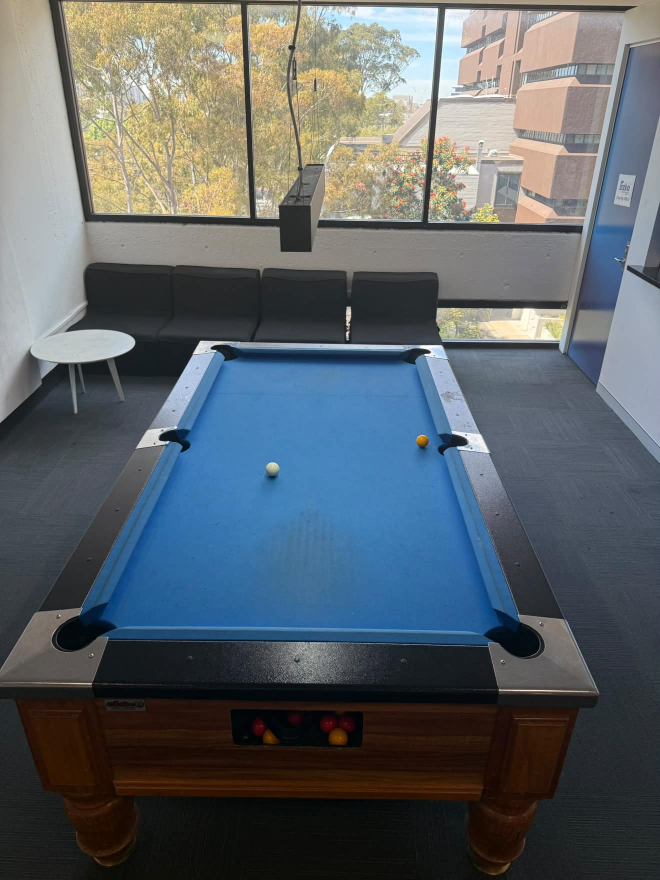
#> input picture Table images/838938480_2359161881334441_3378779277709378102_n.jpg, 1320 x 1760 px (shown at 1/2 size)
$ python -i table_mask.py   (imports and definitions only)
#> lines starting #> are read from the running program, lines starting #| are printed output that depends on the picture; after the words box and inside, x2 and y2 are one past the last pixel; in counts of white or black regions, pixels touching at a corner belong together
#> further down, picture is the input picture: shape (1760, 1320, 3); mean B, G, R 103.7, 99, 91.7
"""
Step 1: find the blue cloth, then the outline of the table.

- Threshold cloth colour (blue) in HSV
- Clean up with opening and closing morphological operations
- Keep largest colour and take its convex hull

"""

import cv2
import numpy as np

import config

# [8 lines left out: function cloth_colour_at, not called in this run]

def find_cloth_center(image_bgr):
    """
    Automatically finds a point on the cloth by looking for the dominant blue/green region.
    Returns (click_x, click_y) for a point likely to be on the table cloth.
    """
    height, width = image_bgr.shape[:2]
#> height = 1760; width = 1320

    # Convert to HSV and look for typical cloth colors (blue/green hues)
    image_hsv = cv2.cvtColor(image_bgr, cv2.COLOR_BGR2HSV)
#> image_hsv: shape (1760, 1320, 3); mean H, S, V 70.5, 82.6, 115.4

    # Pool table cloths are typically blue or green with high saturation
    hue = image_hsv[:, :, 0]
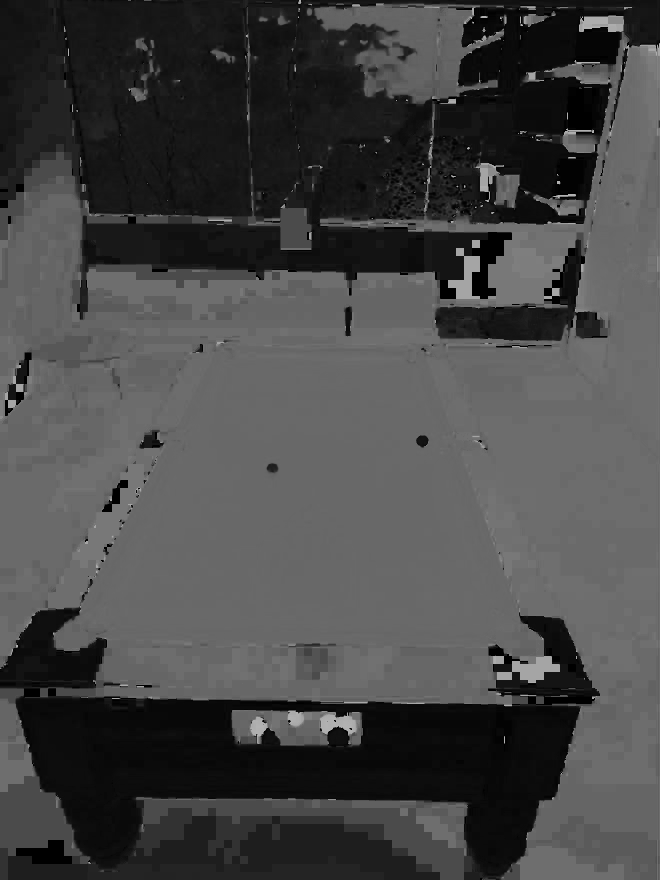
#> hue: shape (1760, 1320) (shown at 1/2 size); min 0, max 179, mean 70.5
    saturation = image_hsv[:, :, 1]
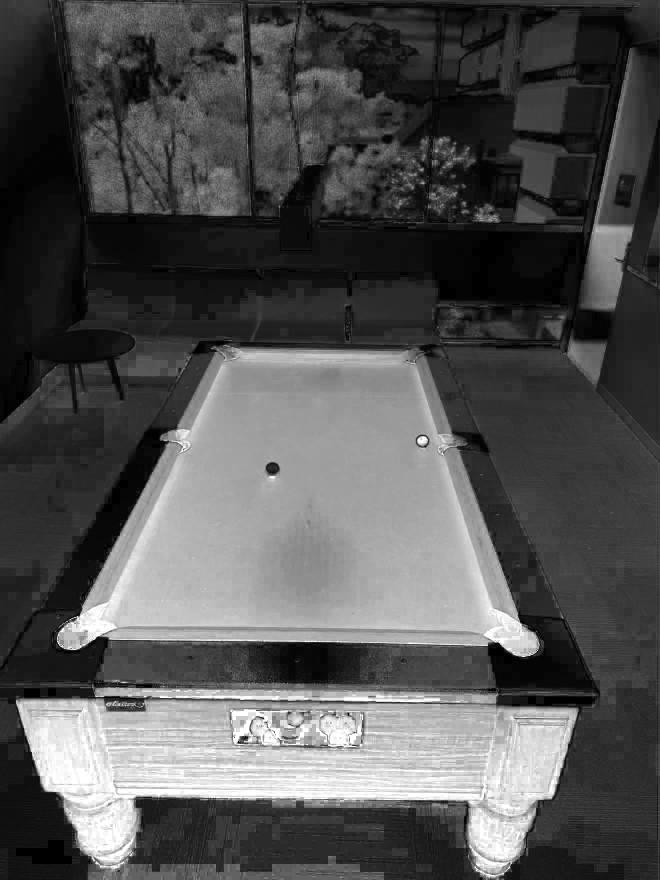
#> saturation: shape (1760, 1320) (shown at 1/2 size); min 0, max 255, mean 82.6

    # Mask for blue-green hues (roughly 80-130 in OpenCV's 0-180 scale) with good saturation
    cloth_like = ((hue > 80) & (hue < 130) & (saturation > 50)).astype(np.uint8) * 255
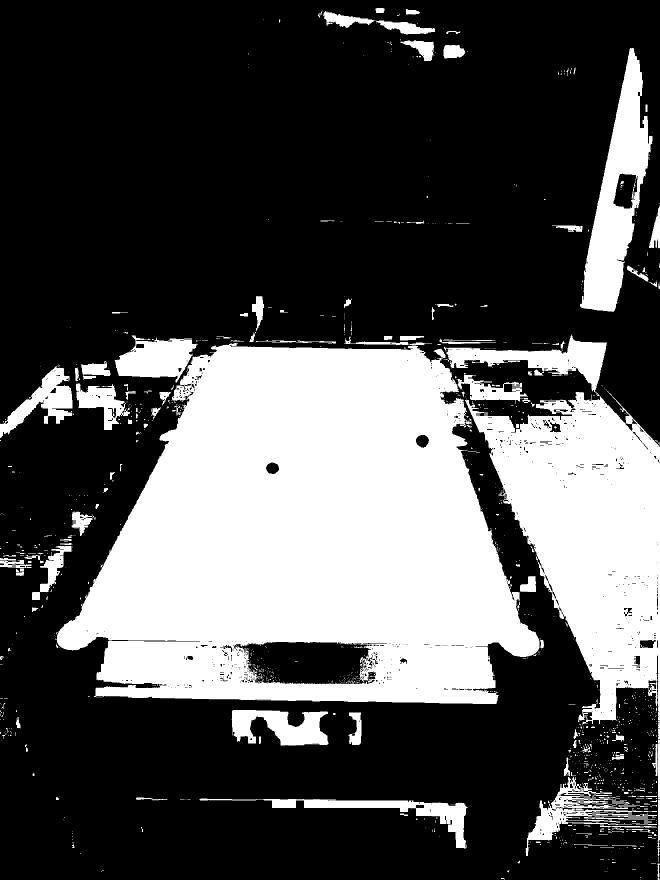
#> cloth_like: shape (1760, 1320) (shown at 1/2 size); 31.9% white; 1148 white regions (994 under 20 px)

    # Find the largest region
    contours, _ = cv2.findContours(cloth_like, cv2.RETR_EXTERNAL, cv2.CHAIN_APPROX_SIMPLE)
#> contours = 976 contours, 877 with area under 20; largest, box (x1, y1, x2, y2) and area: (113, 686, 1079, 1408) 495504, (887, 669, 1320, 1451) 153147, (1160, 96, 1306, 624) 33721, (229, 671, 395, 765) 9446, (399, 1597, 935, 1697) 8518

    if contours:
        largest = max(contours, key=cv2.contourArea)
#> largest = contour of 1973 points, box (x1, y1, x2, y2) (113, 686, 1079, 1408), area 495504
        M = cv2.moments(largest)
#> M = moments, m00 495504, centre m10/m00, m01/m00 = (613.1, 1082.1)
        if M['m00'] > 0:
            cx = int(M['m10'] / M['m00'])
#> cx = 613
            cy = int(M['m01'] / M['m00'])
#> cy = 1082
            return cx, cy

    # Fallback to image center
    return width // 2, height // 2

# [87 lines left out: functions find_cloth_mask, find_table_outline, not called in this run]

>>> import cv2
>>> picture = cv2.imread('Table images/838938480_2359161881334441_3378779277709378102_n.jpg')
>>> result = find_cloth_center(picture)
#> result = (613, 1082)

$ run again, on Table images/839445475_1771105424099395_8790554800692269131_n.jpg
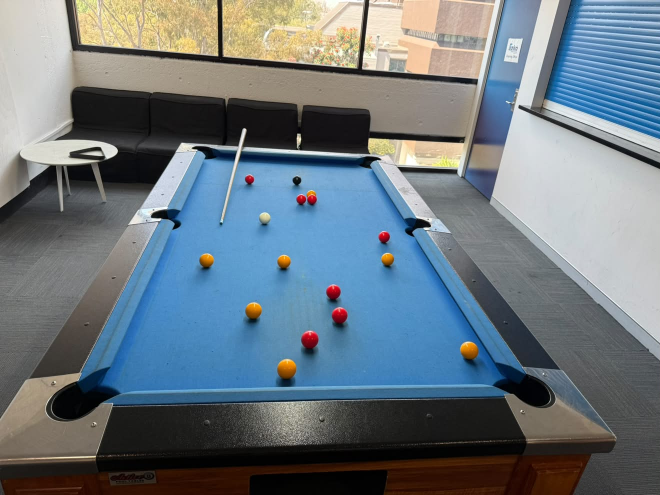
#> input picture Table images/839445475_1771105424099395_8790554800692269131_n.jpg, 1320 x 990 px (shown at 1/2 size)
#> picture is the input picture: shape (990, 1320, 3); mean B, G, R 126.8, 118.9, 107
#> image_hsv: shape (990, 1320, 3); mean H, S, V 67.2, 75.5, 137.8
#> in find_cloth_center, `saturation = image_hsv[:, :, 1]`:
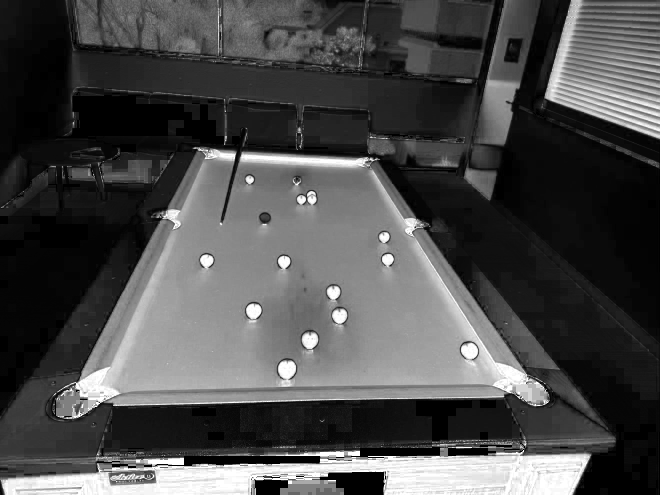
#> saturation: shape (990, 1320) (shown at 1/2 size); min 0, max 255, mean 75.5
#> in find_cloth_center, `cloth_like = ((hue > 80) & (hue < 130) & (saturation > 50)).astype(np...`:
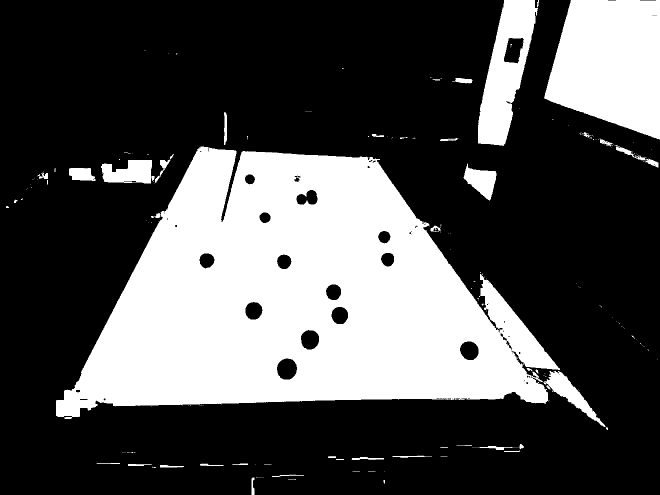
#> cloth_like: shape (990, 1320) (shown at 1/2 size); 31.5% white; 213 white regions (170 under 20 px)
#> contours = 210 contours, 175 with area under 20; largest, box (x1, y1, x2, y2) and area: (112, 293, 1120, 838) 336230, (1088, 0, 1320, 279) 49614, (956, 0, 1076, 292) 19000, (202, 320, 304, 367) 3502, (1087, 742, 1212, 854) 3203
#> largest = contour of 1580 points, box (x1, y1, x2, y2) (112, 293, 1120, 838), area 336230
#> M = moments, m00 336230.5, centre m10/m00, m01/m00 = (599.3, 596.8)
#> cx = 599
#> cy = 596
#> result = (599, 596)

$ run again, on Table images/839445475_1788433012485617_1278356084281957059_n.jpg
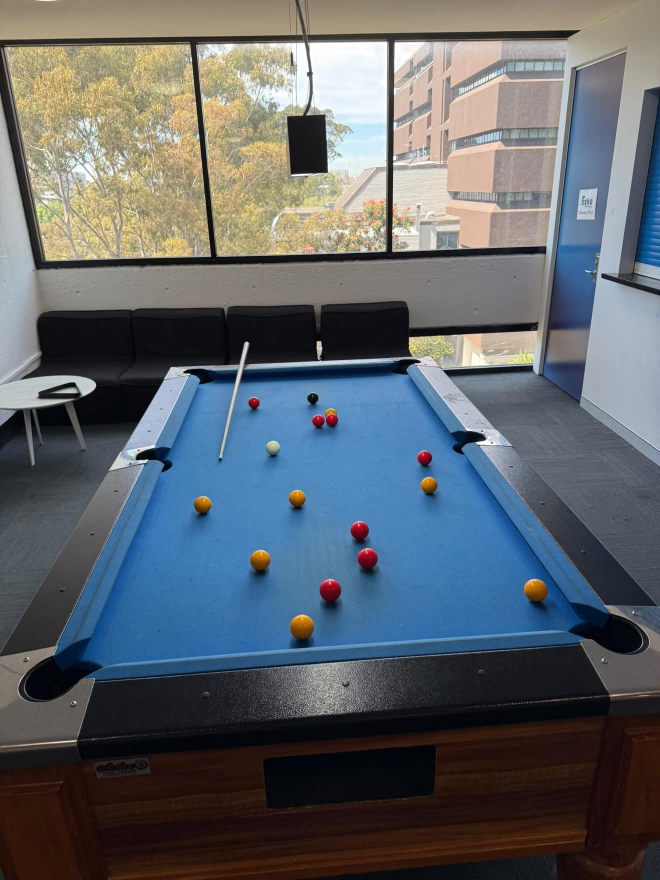
#> input picture Table images/839445475_1788433012485617_1278356084281957059_n.jpg, 1320 x 1760 px (shown at 1/2 size)
#> picture is the input picture: shape (1760, 1320, 3); mean B, G, R 105.8, 100.2, 94.3
#> image_hsv: shape (1760, 1320, 3); mean H, S, V 70.4, 93.2, 119.7
#> in find_cloth_center, `saturation = image_hsv[:, :, 1]`:
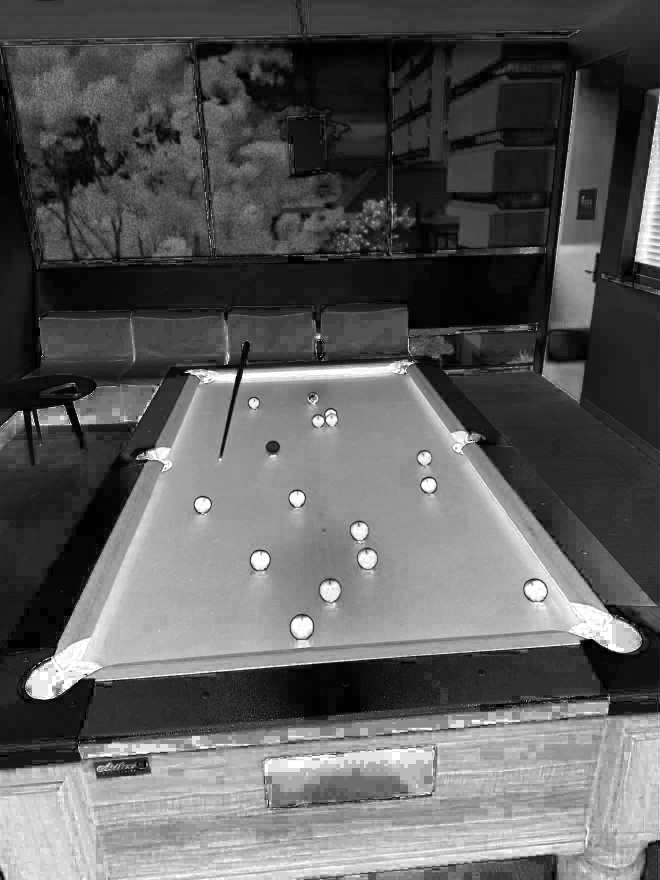
#> saturation: shape (1760, 1320) (shown at 1/2 size); min 0, max 255, mean 93.2
#> in find_cloth_center, `cloth_like = ((hue > 80) & (hue < 130) & (saturation > 50)).astype(np...`:
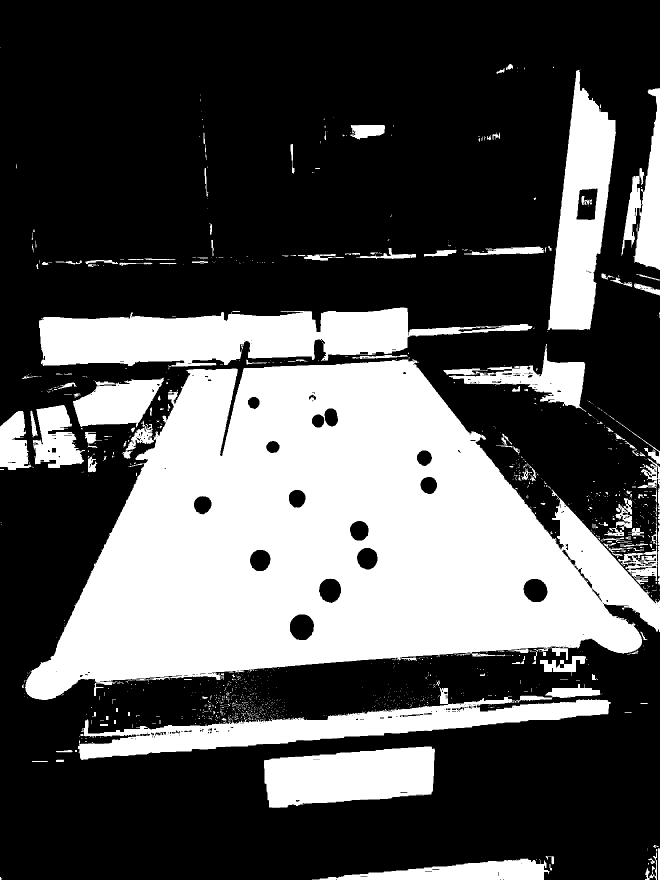
#> cloth_like: shape (1760, 1320) (shown at 1/2 size); 33.3% white; 1414 white regions (1253 under 20 px)
#> contours = 1408 contours, 1294 with area under 20; largest, box (x1, y1, x2, y2) and area: (50, 719, 1320, 1400) 513152, (78, 615, 1065, 735) 65656, (156, 1374, 1222, 1520) 44903, (1095, 139, 1232, 660) 39754, (528, 1493, 870, 1616) 32064
#> largest = contour of 2280 points, box (x1, y1, x2, y2) (50, 719, 1320, 1400), area 513152
#> M = moments, m00 513152.5, centre m10/m00, m01/m00 = (657.5, 1079.6)
#> cx = 657
#> cy = 1079
#> result = (657, 1079)

$ run again, on Table images/839497236_1149435824412878_4376325597989383793_n.jpg
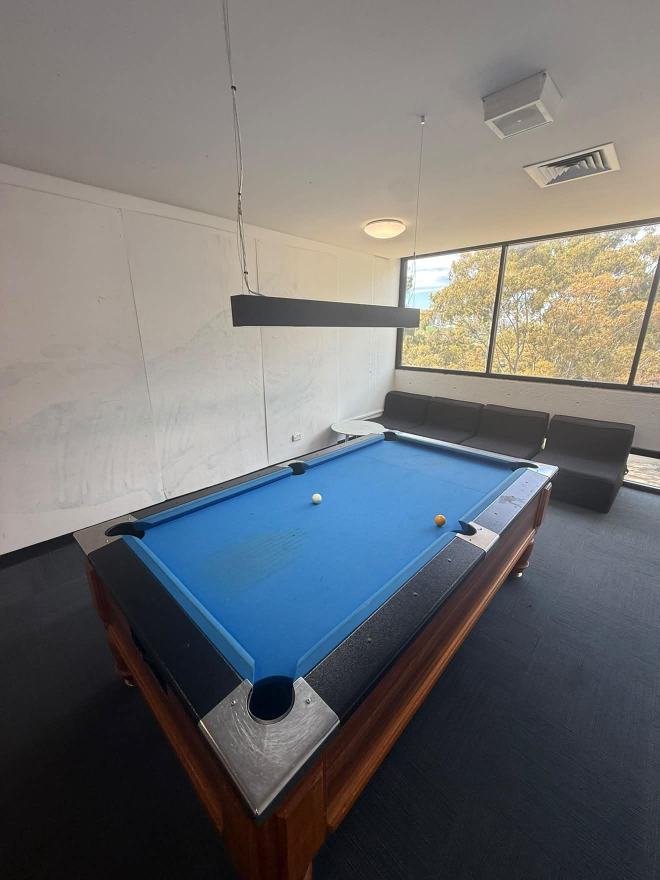
#> input picture Table images/839497236_1149435824412878_4376325597989383793_n.jpg, 1320 x 1760 px (shown at 1/2 size)
#> picture is the input picture: shape (1760, 1320, 3); mean B, G, R 113.1, 111.9, 110.9
#> image_hsv: shape (1760, 1320, 3); mean H, S, V 56, 54.3, 124.7
#> in find_cloth_center, `saturation = image_hsv[:, :, 1]`:
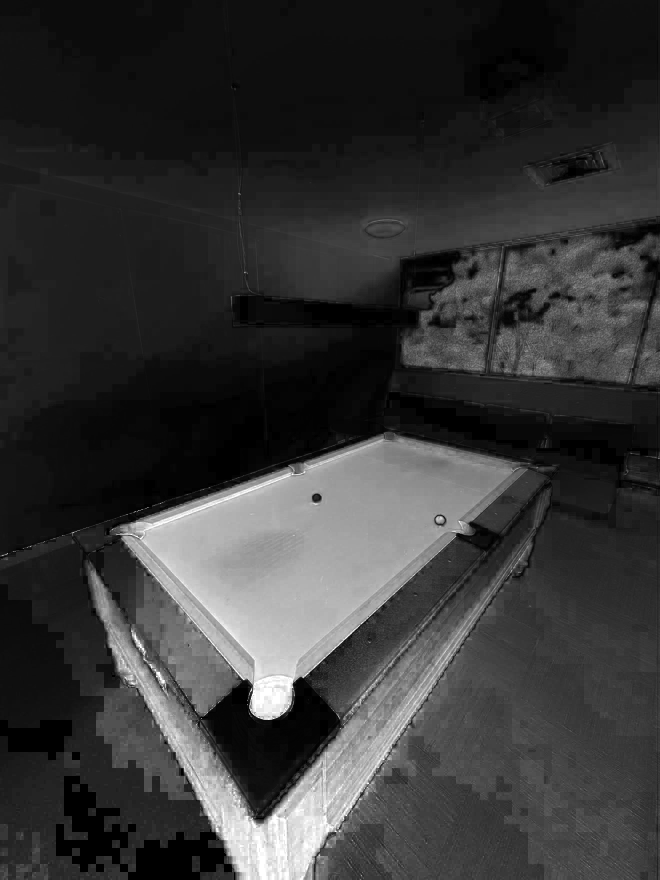
#> saturation: shape (1760, 1320) (shown at 1/2 size); min 0, max 255, mean 54.3
#> in find_cloth_center, `cloth_like = ((hue > 80) & (hue < 130) & (saturation > 50)).astype(np...`:
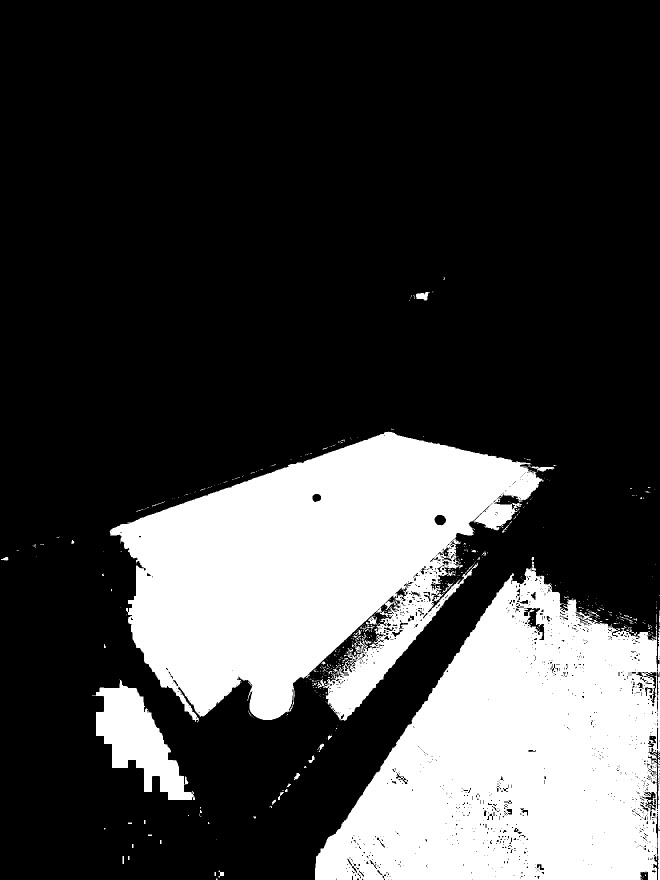
#> cloth_like: shape (1760, 1320) (shown at 1/2 size); 25.3% white; 468 white regions (417 under 20 px)
#> contours = 453 contours, 428 with area under 20; largest, box (x1, y1, x2, y2) and area: (219, 863, 1109, 1444) 286088, (630, 1129, 1320, 1760) 284425, (184, 1360, 390, 1600) 20675, (832, 584, 859, 601) 257, (732, 1232, 754, 1260) 178
#> largest = contour of 3068 points, box (x1, y1, x2, y2) (219, 863, 1109, 1444), area 286088
#> M = moments, m00 286087.5, centre m10/m00, m01/m00 = (616.6, 1136.1)
#> cx = 616
#> cy = 1136
#> result = (616, 1136)
